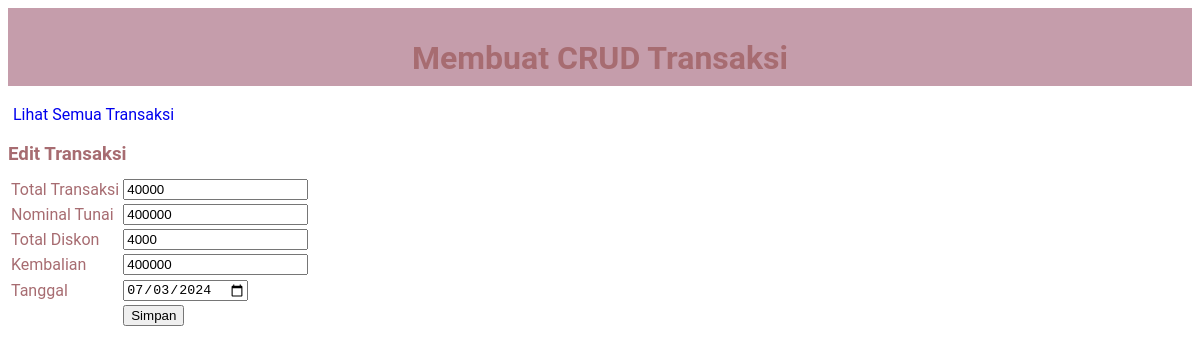
Page /transaksi/edit.php?id_transaksi=7 on the committed database.
### tables this page shows
CREATE TABLE `transaksi` (
  `id_transaksi` int(11) NOT NULL,
  `id_user` int(11) NOT NULL,
  `id_member` int(11) NOT NULL,
  `id_cabang` int(11) NOT NULL,
  `id_transaksi_detail` int(11) NOT NULL,
  `kembalian` int(11) NOT NULL,
  `ppn` int(11) NOT NULL,
  `tanggal` date NOT NULL,
  `total_diskon` int(11) NOT NULL,
  `total_transaksi` int(11) NOT NULL,
  `nominal_tunai` int(11) NOT NULL,
  `invoice` int(11) NOT NULL
);

### transaksi/edit.php (the view, shortened to what this page needs)
<!DOCTYPE html>
<html>
<head>
	<link rel="stylesheet" type="text/css" href="style.css">
</head>
<body>
	<div class="judul">
		<h1>Membuat CRUD Transaksi</h1>
	</div>
	<br/>
	<a href="index.php">Lihat Semua Transaksi</a>
	<br/>
	<h3>Edit Transaksi</h3>
	<?php
	$koneksi = new mysqli("localhost", "root", "", "kasir_ama");
	$id_transaksi = $_GET['id_transaksi'];
	$query = "SELECT * FROM transaksi WHERE id_transaksi='$id_transaksi'";
	$result = $koneksi->query($query);
	$data = $result->fetch_assoc();
	?>
	<form action="update.php" method="post">
		<table>
			<tr>
				<td>Total Transaksi</td>
				<td>
					<input type="text" name="total_transaksi" value="<?php echo $data['total_transaksi'] ?>">
				</td>
			</tr>
			<tr>
				<td>Nominal Tunai</td>
				<td><input type="text" name="nominal_tunai" value="<?php echo $data['nominal_tunai'] ?>"></td>
			</tr>
			<tr>
				<td>Total Diskon</td>
				<td><input type="text" name="total_diskon" value="<?php echo $data['total_diskon'] ?>"></td>
			</tr>
            <tr>
				<td>Kembalian</td>
				<td><input type="text" name="kembalian" value="<?php echo $data['kembalian'] ?>"></td>
			</tr>
            <tr>
				<td>Tanggal</td>
				<td><input type="date" name="tanggal" value="<?php echo $data['tanggal'] ?>"></td>
			</tr>
			<tr>
				<td></td>
				<td><input type="submit" value="Simpan"></td>
			</tr>
		</table>
	</form>
</body>
</html>

### transaksi/style.css (style rules this page uses)
body { font-family: 'roboto'; color: #a76c71; }
.judul { background: #c59dab; padding: 10px; text-align: center; }
.judul h1, h2, h3 { height: 15px; }
a { padding: 5px; text-decoration: none; }

### rows in the picture
transaksi: total_transaksi "40000", nominal_tunai "400000", total_diskon "4000", kembalian "400000", tanggal "07/03/2024"
